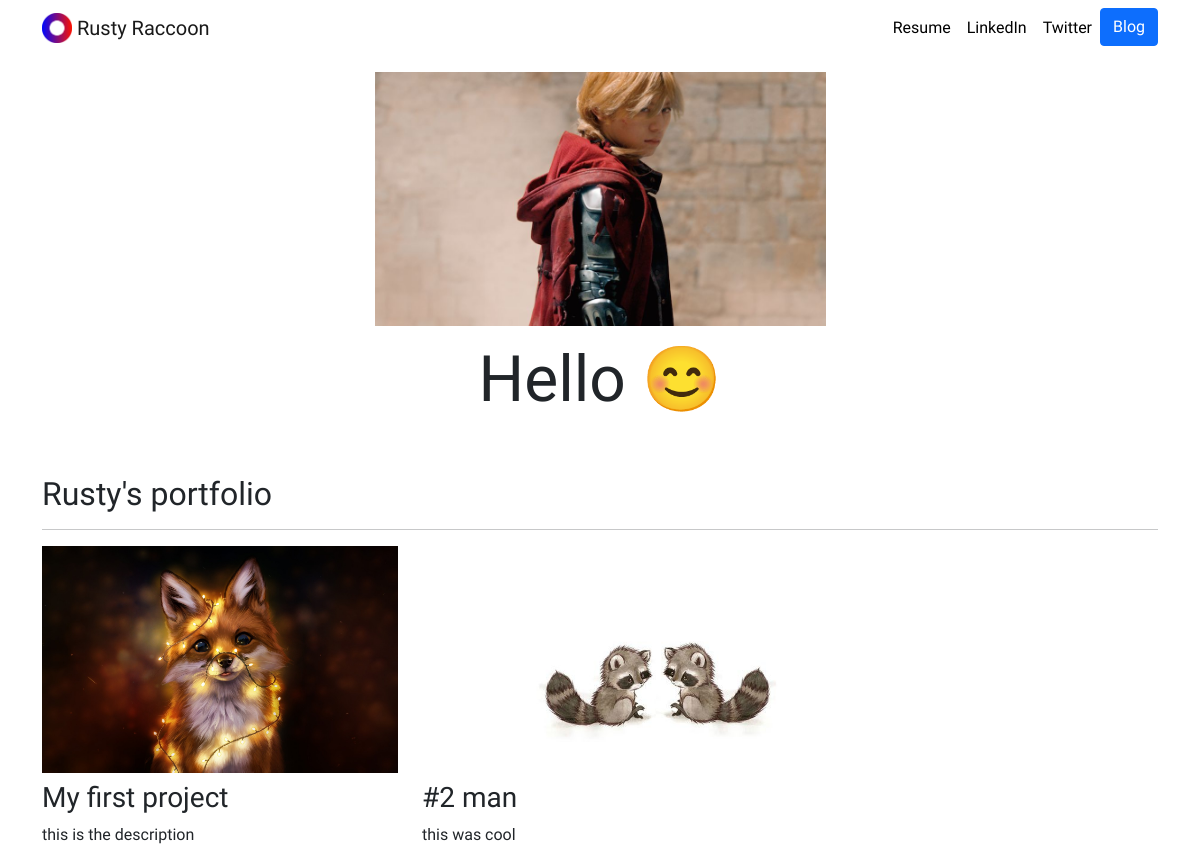
The page / on the database its author committed.
### portfolio/models.py (models this page shows, shortened)
class Project(models.Model):
    title = models.CharField(max_length=100)
    description = models.CharField(max_length=250)
    image = models.ImageField(upload_to='portfolio/images/')
    url = models.URLField(blank=True)

### portfolio/views.py (the view)
# urls.py: 2. Add a URL to urlpatterns:  path('', views.home, name='home')
def home(request):
    projects = Project.objects.all()
    return render(request, 'portfolio/home.html', {'projects':projects})

### portfolio/templates/portfolio/home.html
{% extends "portfolio/base.html" %}
{% load static %}
{% block content %}
<div class="row justify-content-center my-3">
  <div class="col-5">
    <img src="{% static 'portfolio/fullmetal-alchemist.jpg' %}" class="img-fluid">
  </div>
</div>
<div class="row justify-content-center mb-3">
  <div class="col-md-9 text-center">
    <h1 id="hometext" class="font-weight-bold">Hello 😊</h1>
  </div>
</div>
<h2 class="mt-5">Rusty's portfolio</h2>
<hr>
<div class="row">
  {% for project in projects %}
  <div class="col-lg-4 col-md-6">
    {% if project.url %}
    <a href="{{ project.url }}">
      <img src="{{ project.image.url }}" class="img-fluid mb-2">
    </a>
    {% else %}
    <img src="{{ project.image.url }}" class="img-fluid mb-2">
    {% endif %}
    <h3>{{ project.title }}</h3>
    <p>{{ project.description }}</p>
  </div>
  {% endfor %}
</div>
{% endblock %}

### portfolio/templates/portfolio/base.html (shortened to what this page needs)
{% load static %}
<!doctype html>
<html lang="en">
<head>
  <link href="https://cdn.jsdelivr.net/npm/bootstrap@5.0.2/dist/css/bootstrap.min.css" rel="stylesheet">
  <link rel="stylesheet" href="{% static "portfolio/custom.css" %}">
</head>
<body>
  <nav id="topNav" class="navbar navbar-expand-md navbar-light">
    <div class="container">
      <a class="navbar-brand" href="{% url 'home' %}">
        <img src="{% static "portfolio/Logo.png" %}" width="30" height="30" class="d-inline-block align-top" alt="Nick's Logo">
        <span>Rusty Raccoon</span>
      </a>
      <div class="collapse navbar-collapse text-center" id="navbarNav">
        <ul class="navbar-nav ms-auto">
          <li class="nav-item">
            <a class="nav-link" href="{% static "portfolio/fullmetal-alchemist.jpg" %}">Resume</a>
          </li>
          <li class="nav-item">
            <a class="nav-link" href="#" target="_blank">LinkedIn</a>
          </li>
          <li class="nav-item">
            <a class="nav-link" href="#" target="_blank">Twitter</a>
          </li>
          <li>
            <a role="button" href="{% url 'blog:all_blogs' %}" class="btn btn-primary">Blog</a>
          </li>
        </ul>
      </div>
    </div>
  </nav>
  <div class="container">
    {% block content %}{% endblock %}
  </div>
</body>
</html>

### portfolio/static/portfolio/custom.css (style rules this page uses)
.navbar-nav .nav-link { color: rgba(0,0,0,1) !important; }
body { font-family: 'Pangolin', cursive; }
@media (min-width: 992px) { #hometext { font-size: 4rem; } }

### rows shown on the page
Project: image (picture), title "My first project", description "this is the description"
Project: image (picture), title "#2 man", description "this was cool"
